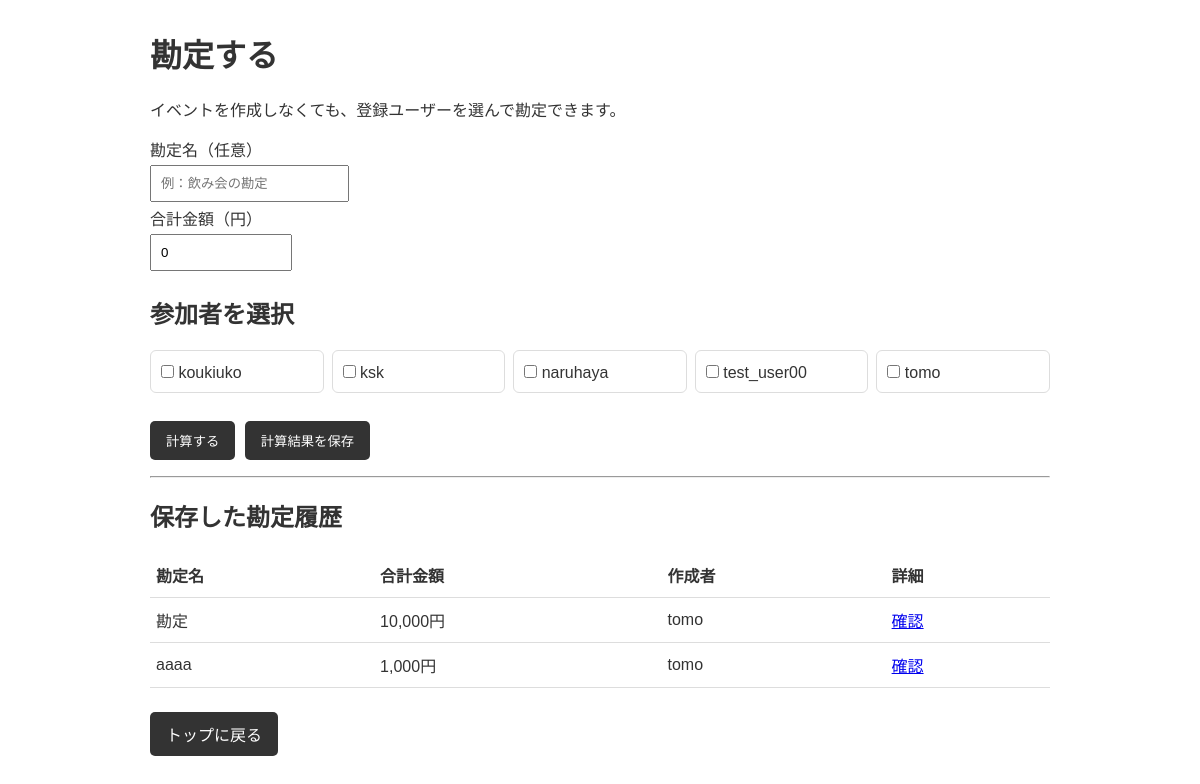
/billing (signed in), run on the app's committed database.
### tables this page shows
CREATE TABLE users (
    id INTEGER PRIMARY KEY AUTOINCREMENT,
    username TEXT NOT NULL UNIQUE,
    email TEXT NOT NULL UNIQUE,
    password_hash TEXT NOT NULL,
    created_at DATETIME NOT NULL DEFAULT CURRENT_TIMESTAMP
);

CREATE TABLE standalone_billings (
            id INTEGER PRIMARY KEY AUTOINCREMENT,
            title TEXT NOT NULL DEFAULT '',
            total_amount INTEGER NOT NULL,
            created_by_user_id INTEGER NOT NULL,
            created_at TEXT NOT NULL
                DEFAULT (datetime('now', 'localtime'))
        );

### app.py (the view, shortened to what this page needs)
@app.route("/billing", methods=["GET", "POST"])
def standalone_billing():
    if not login_required():
        return redirect(url_for("login"))
    conn = get_db()
    try:
        current_user = conn.execute("SELECT id FROM users WHERE username = ?", (session["username"],)).fetchone()
        if current_user is None:
            session.clear()
            return redirect(url_for("login"))
        users = conn.execute("SELECT id, username FROM users ORDER BY username").fetchall()
        selected_ids = []
        participants = []
        total_amount = 0
        title = ""
        calculated = False
        error = None
        history = conn.execute("""
            SELECT b.id, b.title, b.total_amount, b.created_at, u.username AS creator_name
            FROM standalone_billings AS b
            JOIN users AS u ON u.id = b.created_by_user_id
            ORDER BY b.id DESC LIMIT 50
        """).fetchall()
        return render_template(
            "billing_standalone.html",
            users=users,
            participants=participants,
            selected_ids=selected_ids,
            total_amount=total_amount,
            title=title,
            calculated=calculated,
            error=error,
            history=history,
        )
    finally:
        conn.close()

### app.py (called while the page is built)
def get_db():
    conn = sqlite3.connect(DB_NAME)
    conn.row_factory = sqlite3.Row
    return conn

def login_required():
    return "username" in session

### templates/billing_standalone.html (shortened to what this page needs)
<!DOCTYPE html>
<html lang="ja">
<head>
</head>
<body>
    <h1>勘定する</h1>
    <p>イベントを作成しなくても、登録ユーザーを選んで勘定できます。</p>
    <form method="post">
        <label for="title">勘定名（任意）</label><br>
        <input id="title" name="title" type="text"
               value="{{ title }}" placeholder="例：飲み会の勘定"><br>
        <label for="total_amount">合計金額（円）</label><br>
        <input id="total_amount" name="total_amount" type="number"
               min="0" step="1" value="{{ total_amount }}" required>
        <h2>参加者を選択</h2>
        <div class="users">
            {% for user in users %}
            <label class="user-option">
                <input type="checkbox" name="user_ids"
                       value="{{ user.id }}"
                       {% if user.id in selected_ids %}checked{% endif %}>
                {{ user.username }}
            </label>
            {% endfor %}
        </div>
        <button type="submit" name="action" value="calculate">計算する</button>
        <button type="submit" name="action" value="save">計算結果を保存</button>
    </form>
    <hr>
    <h2>保存した勘定履歴</h2>
    {% if history %}
    <table>
        <thead>
            <tr><th>勘定名</th><th>合計金額</th><th>作成者</th><th>詳細</th></tr>
        </thead>
        <tbody>
            {% for item in history %}
            <tr>
                <td>{{ item.title }}</td>
                <td>{{ "{:,}".format(item.total_amount) }}円</td>
                <td>{{ item.creator_name }}</td>
                <td>
                    <a href="{{ url_for('standalone_billing_detail', billing_id=item.id) }}">確認</a>
                </td>
            </tr>
            {% endfor %}
        </tbody>
    </table>
    {% else %}
    <p>保存された勘定はありません。</p>
    {% endif %}
    <p><a class="link" href="{{ url_for('index') }}">トップに戻る</a></p>
</body>
</html>

### templates/billing_standalone.html (style rules this page uses)
body { max-width: 900px; margin: 30px auto; padding: 0 16px; font-family: sans-serif; color: #333; }
input, button { padding: 9px; margin: 4px 0; }
input[type="number"] { width: 120px; }
table { width: 100%; border-collapse: collapse; margin: 16px 0; }
th, td { border-bottom: 1px solid #ddd; padding: 10px 6px; text-align: left; }
button, .link { display: inline-block; padding: 10px 16px; margin: 8px 5px 8px 0; background: #333; color: white; border: 0; border-radius: 5px; text-decoration: none; cursor: pointer; }
.users { display: grid; grid-template-columns: repeat(auto-fit, minmax(160px, 1fr)); gap: 8px; margin: 12px 0 20px; }
.user-option { border: 1px solid #ddd; border-radius: 6px; padding: 10px; }

### data on the page
users: username "koukiuko"
users: username "ksk"
users: username "naruhaya"
users: username "test_user00"
users: username "tomo"
standalone_billings: title "勘定", total_amount "10,000", creator_name "tomo"
standalone_billings: title "aaaa", total_amount "1,000", creator_name "tomo"
